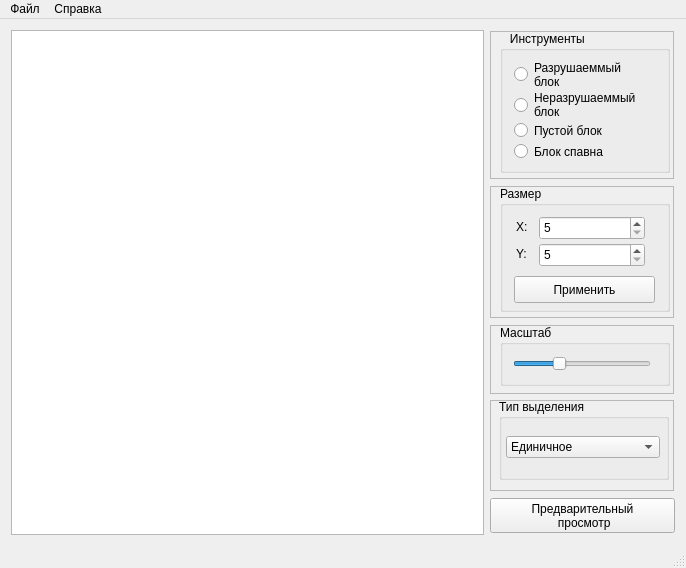
<?xml version="1.0" encoding="UTF-8"?>
<ui version="4.0">
 <class>MainWindow</class>
 <widget class="QMainWindow" name="MainWindow">
  <property name="windowModality">
   <enum>Qt::NonModal</enum>
  </property>
  <property name="geometry">
   <rect>
    <x>0</x>
    <y>0</y>
    <width>686</width>
    <height>568</height>
   </rect>
  </property>
  <property name="sizePolicy">
   <sizepolicy hsizetype="Ignored" vsizetype="Ignored">
    <horstretch>0</horstretch>
    <verstretch>0</verstretch>
   </sizepolicy>
  </property>
  <property name="minimumSize">
   <size>
    <width>680</width>
    <height>560</height>
   </size>
  </property>
  <property name="maximumSize">
   <size>
    <width>16777215</width>
    <height>16777215</height>
   </size>
  </property>
  <property name="windowTitle">
   <string>TankBattles. Редактор карт</string>
  </property>
  <property name="whatsThis">
   <string/>
  </property>
  <property name="tabShape">
   <enum>QTabWidget::Rounded</enum>
  </property>
  <widget class="QWidget" name="centralWidget">
   <layout class="QHBoxLayout" name="horizontalLayout">
    <item>
     <widget class="QTableWidget" name="field">
      <property name="minimumSize">
       <size>
        <width>1</width>
        <height>1</height>
       </size>
      </property>
      <property name="acceptDrops">
       <bool>false</bool>
      </property>
      <property name="toolTip">
       <string>&lt;html&gt;&lt;head/&gt;&lt;body&gt;&lt;p&gt;Это игровое поле&lt;/p&gt;&lt;/body&gt;&lt;/html&gt;</string>
      </property>
      <property name="toolTipDuration">
       <number>1500</number>
      </property>
      <property name="locale">
       <locale language="Russian" country="Russia"/>
      </property>
      <property name="sizeAdjustPolicy">
       <enum>QAbstractScrollArea::AdjustIgnored</enum>
      </property>
      <property name="editTriggers">
       <set>QAbstractItemView::NoEditTriggers</set>
      </property>
      <property name="alternatingRowColors">
       <bool>false</bool>
      </property>
      <property name="selectionMode">
       <enum>QAbstractItemView::SingleSelection</enum>
      </property>
      <property name="iconSize">
       <size>
        <width>50</width>
        <height>50</height>
       </size>
      </property>
      <property name="textElideMode">
       <enum>Qt::ElideRight</enum>
      </property>
      <property name="gridStyle">
       <enum>Qt::NoPen</enum>
      </property>
      <property name="rowCount">
       <number>0</number>
      </property>
      <property name="columnCount">
       <number>0</number>
      </property>
      <attribute name="horizontalHeaderCascadingSectionResizes">
       <bool>true</bool>
      </attribute>
      <attribute name="horizontalHeaderDefaultSectionSize">
       <number>70</number>
      </attribute>
      <attribute name="horizontalHeaderMinimumSectionSize">
       <number>70</number>
      </attribute>
      <attribute name="verticalHeaderCascadingSectionResizes">
       <bool>true</bool>
      </attribute>
      <attribute name="verticalHeaderDefaultSectionSize">
       <number>70</number>
      </attribute>
      <attribute name="verticalHeaderMinimumSectionSize">
       <number>70</number>
      </attribute>
     </widget>
    </item>
    <item>
     <layout class="QVBoxLayout" name="verticalLayout_2">
      <item>
       <layout class="QVBoxLayout" name="tools_layout">
        <item>
         <widget class="QFrame" name="tools_frame">
          <property name="minimumSize">
           <size>
            <width>184</width>
            <height>148</height>
           </size>
          </property>
          <property name="maximumSize">
           <size>
            <width>184</width>
            <height>148</height>
           </size>
          </property>
          <property name="frameShape">
           <enum>QFrame::StyledPanel</enum>
          </property>
          <property name="frameShadow">
           <enum>QFrame::Raised</enum>
          </property>
          <widget class="QGroupBox" name="tools_groupbox">
           <property name="geometry">
            <rect>
             <x>10</x>
             <y>0</y>
             <width>170</width>
             <height>142</height>
            </rect>
           </property>
           <property name="minimumSize">
            <size>
             <width>170</width>
             <height>45</height>
            </size>
           </property>
           <property name="maximumSize">
            <size>
             <width>170</width>
             <height>200</height>
            </size>
           </property>
           <property name="styleSheet">
            <string notr="true">border-color: rgb(0, 0, 0);</string>
           </property>
           <property name="title">
            <string>   Инструменты</string>
           </property>
           <property name="flat">
            <bool>false</bool>
           </property>
           <property name="checkable">
            <bool>false</bool>
           </property>
           <layout class="QVBoxLayout" name="verticalLayout">
            <item>
             <widget class="QRadioButton" name="br_btn">
              <property name="font">
               <font>
                <weight>50</weight>
                <italic>false</italic>
                <bold>false</bold>
                <underline>false</underline>
                <strikeout>false</strikeout>
                <kerning>true</kerning>
               </font>
              </property>
              <property name="acceptDrops">
               <bool>false</bool>
              </property>
              <property name="toolTip">
               <string>&lt;html&gt;&lt;head/&gt;&lt;body&gt;&lt;p&gt;Блок, который разрушается при попадании&lt;/p&gt;&lt;/body&gt;&lt;/html&gt;</string>
              </property>
              <property name="toolTipDuration">
               <number>2000</number>
              </property>
              <property name="layoutDirection">
               <enum>Qt::LeftToRight</enum>
              </property>
              <property name="autoFillBackground">
               <bool>false</bool>
              </property>
              <property name="locale">
               <locale language="Russian" country="Russia"/>
              </property>
              <property name="inputMethodHints">
               <set>Qt::ImhNone</set>
              </property>
              <property name="text">
               <string>Разрушаеммый
блок</string>
              </property>
              <property name="shortcut">
               <string>1</string>
              </property>
             </widget>
            </item>
            <item>
             <widget class="QRadioButton" name="ubr_btn">
              <property name="toolTip">
               <string>&lt;html&gt;&lt;head/&gt;&lt;body&gt;&lt;p&gt;Блок, который невозможно разрушить&lt;/p&gt;&lt;/body&gt;&lt;/html&gt;</string>
              </property>
              <property name="toolTipDuration">
               <number>2000</number>
              </property>
              <property name="locale">
               <locale language="Russian" country="Russia"/>
              </property>
              <property name="text">
               <string>Неразрушаеммый
блок</string>
              </property>
              <property name="shortcut">
               <string>2</string>
              </property>
             </widget>
            </item>
            <item>
             <widget class="QRadioButton" name="emp_btn">
              <property name="toolTip">
               <string>&lt;html&gt;&lt;head/&gt;&lt;body&gt;&lt;p&gt;Блок, на котором ничего нет&lt;/p&gt;&lt;/body&gt;&lt;/html&gt;</string>
              </property>
              <property name="toolTipDuration">
               <number>2000</number>
              </property>
              <property name="locale">
               <locale language="Russian" country="Russia"/>
              </property>
              <property name="text">
               <string>Пустой блок</string>
              </property>
              <property name="shortcut">
               <string>3</string>
              </property>
             </widget>
            </item>
            <item>
             <widget class="QRadioButton" name="spwn_btn">
              <property name="toolTip">
               <string>&lt;html&gt;&lt;head/&gt;&lt;body&gt;&lt;p&gt;Блок, на котором появляются танки&lt;/p&gt;&lt;/body&gt;&lt;/html&gt;</string>
              </property>
              <property name="toolTipDuration">
               <number>2000</number>
              </property>
              <property name="locale">
               <locale language="Russian" country="Russia"/>
              </property>
              <property name="text">
               <string>Блок спавна</string>
              </property>
              <property name="shortcut">
               <string>4</string>
              </property>
             </widget>
            </item>
           </layout>
          </widget>
         </widget>
        </item>
       </layout>
      </item>
      <item>
       <layout class="QVBoxLayout" name="size_layout">
        <item>
         <widget class="QFrame" name="size_frame">
          <property name="sizePolicy">
           <sizepolicy hsizetype="Preferred" vsizetype="Preferred">
            <horstretch>0</horstretch>
            <verstretch>1</verstretch>
           </sizepolicy>
          </property>
          <property name="minimumSize">
           <size>
            <width>184</width>
            <height>132</height>
           </size>
          </property>
          <property name="maximumSize">
           <size>
            <width>184</width>
            <height>132</height>
           </size>
          </property>
          <property name="frameShape">
           <enum>QFrame::StyledPanel</enum>
          </property>
          <property name="frameShadow">
           <enum>QFrame::Raised</enum>
          </property>
          <widget class="QGroupBox" name="size_groupbox">
           <property name="geometry">
            <rect>
             <x>10</x>
             <y>0</y>
             <width>170</width>
             <height>126</height>
            </rect>
           </property>
           <property name="minimumSize">
            <size>
             <width>170</width>
             <height>126</height>
            </size>
           </property>
           <property name="maximumSize">
            <size>
             <width>170</width>
             <height>126</height>
            </size>
           </property>
           <property name="title">
            <string>Размер</string>
           </property>
           <widget class="QSpinBox" name="xspin">
            <property name="geometry">
             <rect>
              <x>39</x>
              <y>30</y>
              <width>106</width>
              <height>24</height>
             </rect>
            </property>
            <property name="toolTip">
             <string>&lt;html&gt;&lt;head/&gt;&lt;body&gt;&lt;p&gt;Размер по горизонтали&lt;/p&gt;&lt;/body&gt;&lt;/html&gt;</string>
            </property>
            <property name="toolTipDuration">
             <number>1500</number>
            </property>
            <property name="locale">
             <locale language="Russian" country="Russia"/>
            </property>
            <property name="minimum">
             <number>5</number>
            </property>
            <property name="maximum">
             <number>600</number>
            </property>
           </widget>
           <widget class="QLabel" name="X_label">
            <property name="geometry">
             <rect>
              <x>16</x>
              <y>33</y>
              <width>21</width>
              <height>16</height>
             </rect>
            </property>
            <property name="text">
             <string>X:</string>
            </property>
           </widget>
           <widget class="QSpinBox" name="yspin">
            <property name="geometry">
             <rect>
              <x>39</x>
              <y>57</y>
              <width>106</width>
              <height>24</height>
             </rect>
            </property>
            <property name="toolTip">
             <string>&lt;html&gt;&lt;head/&gt;&lt;body&gt;&lt;p&gt;Размер по вертикали&lt;/p&gt;&lt;/body&gt;&lt;/html&gt;</string>
            </property>
            <property name="toolTipDuration">
             <number>1500</number>
            </property>
            <property name="locale">
             <locale language="Russian" country="Russia"/>
            </property>
            <property name="minimum">
             <number>5</number>
            </property>
            <property name="maximum">
             <number>600</number>
            </property>
           </widget>
           <widget class="QLabel" name="Y_label">
            <property name="geometry">
             <rect>
              <x>16</x>
              <y>60</y>
              <width>21</width>
              <height>16</height>
             </rect>
            </property>
            <property name="text">
             <string>Y:</string>
            </property>
           </widget>
           <widget class="QPushButton" name="apply_button">
            <property name="geometry">
             <rect>
              <x>14</x>
              <y>90</y>
              <width>141</width>
              <height>27</height>
             </rect>
            </property>
            <property name="toolTip">
             <string>&lt;html&gt;&lt;head/&gt;&lt;body&gt;&lt;p&gt;Установить выбранный размер карты&lt;/p&gt;&lt;/body&gt;&lt;/html&gt;</string>
            </property>
            <property name="toolTipDuration">
             <number>1500</number>
            </property>
            <property name="locale">
             <locale language="Russian" country="Russia"/>
            </property>
            <property name="text">
             <string>Применить</string>
            </property>
           </widget>
          </widget>
         </widget>
        </item>
       </layout>
      </item>
      <item>
       <layout class="QVBoxLayout" name="scale_layout">
        <item>
         <widget class="QFrame" name="scale_frame">
          <property name="minimumSize">
           <size>
            <width>0</width>
            <height>65</height>
           </size>
          </property>
          <property name="maximumSize">
           <size>
            <width>184</width>
            <height>69</height>
           </size>
          </property>
          <property name="frameShape">
           <enum>QFrame::StyledPanel</enum>
          </property>
          <property name="frameShadow">
           <enum>QFrame::Raised</enum>
          </property>
          <widget class="QGroupBox" name="scale_groupbox">
           <property name="geometry">
            <rect>
             <x>10</x>
             <y>0</y>
             <width>170</width>
             <height>61</height>
            </rect>
           </property>
           <property name="minimumSize">
            <size>
             <width>170</width>
             <height>0</height>
            </size>
           </property>
           <property name="title">
            <string>Масштаб</string>
           </property>
           <widget class="QSlider" name="scale_slide">
            <property name="geometry">
             <rect>
              <x>13</x>
              <y>30</y>
              <width>138</width>
              <height>18</height>
             </rect>
            </property>
            <property name="minimumSize">
             <size>
              <width>138</width>
              <height>0</height>
             </size>
            </property>
            <property name="maximumSize">
             <size>
              <width>136</width>
              <height>16777215</height>
             </size>
            </property>
            <property name="toolTip">
             <string>&lt;html&gt;&lt;head/&gt;&lt;body&gt;&lt;p&gt;Изменить масштаб&lt;/p&gt;&lt;/body&gt;&lt;/html&gt;</string>
            </property>
            <property name="toolTipDuration">
             <number>1500</number>
            </property>
            <property name="locale">
             <locale language="Russian" country="Russia"/>
            </property>
            <property name="minimum">
             <number>10</number>
            </property>
            <property name="maximum">
             <number>201</number>
            </property>
            <property name="value">
             <number>70</number>
            </property>
            <property name="orientation">
             <enum>Qt::Horizontal</enum>
            </property>
           </widget>
          </widget>
         </widget>
        </item>
        <item>
         <widget class="QFrame" name="Selection_frame">
          <property name="minimumSize">
           <size>
            <width>184</width>
            <height>84</height>
           </size>
          </property>
          <property name="maximumSize">
           <size>
            <width>184</width>
            <height>91</height>
           </size>
          </property>
          <property name="frameShape">
           <enum>QFrame::StyledPanel</enum>
          </property>
          <property name="frameShadow">
           <enum>QFrame::Raised</enum>
          </property>
          <widget class="QGroupBox" name="selection_groupBox">
           <property name="geometry">
            <rect>
             <x>9</x>
             <y>-1</y>
             <width>170</width>
             <height>81</height>
            </rect>
           </property>
           <property name="minimumSize">
            <size>
             <width>170</width>
             <height>0</height>
            </size>
           </property>
           <property name="maximumSize">
            <size>
             <width>170</width>
             <height>16777215</height>
            </size>
           </property>
           <property name="title">
            <string>Тип выделения</string>
           </property>
           <widget class="QComboBox" name="selection_comboBox">
            <property name="geometry">
             <rect>
              <x>7</x>
              <y>37</y>
              <width>154</width>
              <height>22</height>
             </rect>
            </property>
            <property name="minimumSize">
             <size>
              <width>154</width>
              <height>0</height>
             </size>
            </property>
            <property name="maximumSize">
             <size>
              <width>154</width>
              <height>16777215</height>
             </size>
            </property>
            <property name="toolTip">
             <string>&lt;html&gt;&lt;head/&gt;&lt;body&gt;&lt;p&gt;Тип выделения блоков&lt;/p&gt;&lt;/body&gt;&lt;/html&gt;</string>
            </property>
            <property name="toolTipDuration">
             <number>1500</number>
            </property>
            <property name="locale">
             <locale language="Russian" country="Russia"/>
            </property>
            <item>
             <property name="text">
              <string>Единичное</string>
             </property>
            </item>
            <item>
             <property name="text">
              <string>Множественное</string>
             </property>
            </item>
            <item>
             <property name="text">
              <string>Заливка</string>
             </property>
            </item>
            <item>
             <property name="text">
              <string>Отсутсвует</string>
             </property>
            </item>
           </widget>
          </widget>
         </widget>
        </item>
       </layout>
      </item>
      <item>
       <widget class="QToolButton" name="preview">
        <property name="minimumSize">
         <size>
          <width>185</width>
          <height>0</height>
         </size>
        </property>
        <property name="toolTip">
         <string>&lt;html&gt;&lt;head/&gt;&lt;body&gt;&lt;p&gt;Показать карту такой, какой она будет в игре&lt;/p&gt;&lt;/body&gt;&lt;/html&gt;</string>
        </property>
        <property name="toolTipDuration">
         <number>2000</number>
        </property>
        <property name="locale">
         <locale language="Russian" country="Russia"/>
        </property>
        <property name="text">
         <string>Предварительный
 просмотр</string>
        </property>
        <property name="shortcut">
         <string>Ctrl+P</string>
        </property>
       </widget>
      </item>
     </layout>
    </item>
   </layout>
  </widget>
  <widget class="QMenuBar" name="menuBar">
   <property name="geometry">
    <rect>
     <x>0</x>
     <y>0</y>
     <width>686</width>
     <height>20</height>
    </rect>
   </property>
   <widget class="QMenu" name="file">
    <property name="title">
     <string>Файл</string>
    </property>
    <addaction name="New"/>
    <addaction name="Load"/>
    <addaction name="Save"/>
    <addaction name="separator"/>
    <addaction name="Exit"/>
   </widget>
   <widget class="QMenu" name="help">
    <property name="title">
     <string>Справка</string>
    </property>
    <addaction name="Help"/>
    <addaction name="separator"/>
    <addaction name="About"/>
   </widget>
   <addaction name="file"/>
   <addaction name="help"/>
  </widget>
  <widget class="QStatusBar" name="statusBar"/>
  <action name="Load">
   <property name="text">
    <string>Загрузить</string>
   </property>
   <property name="toolTip">
    <string>Загрузить карту</string>
   </property>
   <property name="shortcut">
    <string>Ctrl+L</string>
   </property>
  </action>
  <action name="Save">
   <property name="text">
    <string>Сохранить</string>
   </property>
   <property name="toolTip">
    <string>Сохранить карту</string>
   </property>
   <property name="shortcut">
    <string>Ctrl+S</string>
   </property>
  </action>
  <action name="New">
   <property name="text">
    <string>Новый</string>
   </property>
   <property name="toolTip">
    <string>Создать новый файл</string>
   </property>
   <property name="shortcut">
    <string>Ctrl+N</string>
   </property>
  </action>
  <action name="Help">
   <property name="text">
    <string>Краткая информация</string>
   </property>
   <property name="toolTip">
    <string>Краткая справка</string>
   </property>
   <property name="shortcut">
    <string>F1</string>
   </property>
  </action>
  <action name="About">
   <property name="text">
    <string>О программе</string>
   </property>
  </action>
  <action name="Exit">
   <property name="text">
    <string>Выход</string>
   </property>
  </action>
 </widget>
 <layoutdefault spacing="6" margin="11"/>
 <resources/>
 <connections/>
</ui>
